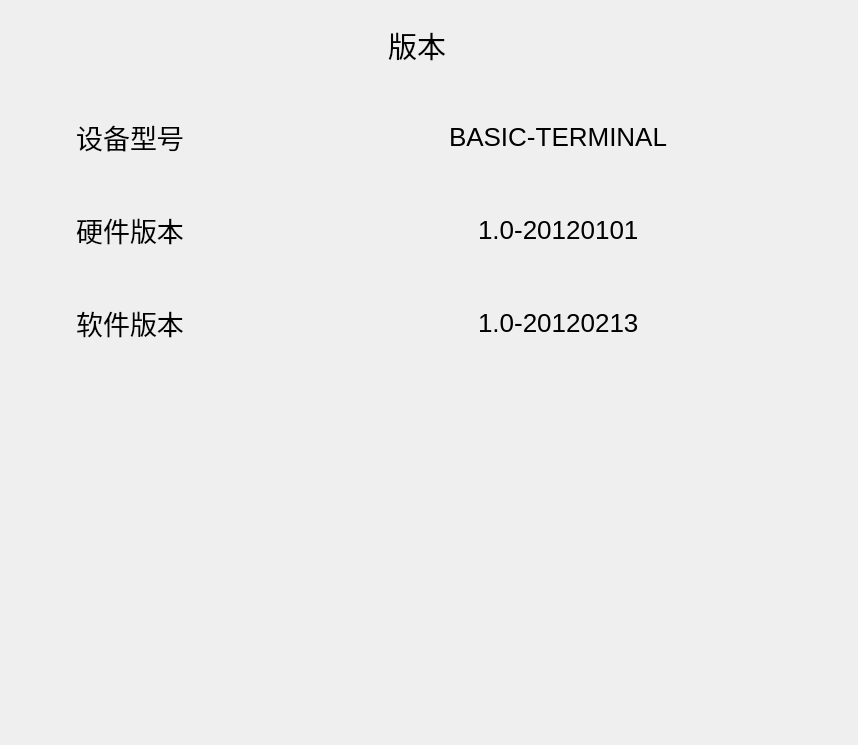
<?xml version="1.0" encoding="UTF-8"?>
<ui version="4.0">
 <class>VersionDialog</class>
 <widget class="QDialog" name="VersionDialog">
  <property name="geometry">
   <rect>
    <x>0</x>
    <y>0</y>
    <width>858</width>
    <height>745</height>
   </rect>
  </property>
  <property name="windowTitle">
   <string>Dialog</string>
  </property>
  <widget class="QFrame" name="frameVersionSetting">
   <property name="geometry">
    <rect>
     <x>0</x>
     <y>0</y>
     <width>858</width>
     <height>745</height>
    </rect>
   </property>
   <property name="styleSheet">
    <string notr="true"/>
   </property>
   <property name="frameShape">
    <enum>QFrame::NoFrame</enum>
   </property>
   <property name="frameShadow">
    <enum>QFrame::Raised</enum>
   </property>
  </widget>
  <widget class="QLineEdit" name="lineEdit_SoftwareVersion">
   <property name="geometry">
    <rect>
     <x>260</x>
     <y>276</y>
     <width>598</width>
     <height>93</height>
    </rect>
   </property>
   <property name="focusPolicy">
    <enum>Qt::NoFocus</enum>
   </property>
   <property name="styleSheet">
    <string notr="true">border: 0px;
background-color: transparent;
font: 26px</string>
   </property>
   <property name="text">
    <string>1.0-20120213</string>
   </property>
   <property name="alignment">
    <set>Qt::AlignCenter</set>
   </property>
   <property name="readOnly">
    <bool>true</bool>
   </property>
  </widget>
  <widget class="QLabel" name="label_3">
   <property name="geometry">
    <rect>
     <x>0</x>
     <y>183</y>
     <width>260</width>
     <height>93</height>
    </rect>
   </property>
   <property name="styleSheet">
    <string notr="true">font: 27px</string>
   </property>
   <property name="text">
    <string>硬件版本</string>
   </property>
   <property name="alignment">
    <set>Qt::AlignCenter</set>
   </property>
  </widget>
  <widget class="QLabel" name="label_4">
   <property name="geometry">
    <rect>
     <x>0</x>
     <y>276</y>
     <width>260</width>
     <height>93</height>
    </rect>
   </property>
   <property name="styleSheet">
    <string notr="true">font: 27px</string>
   </property>
   <property name="text">
    <string>软件版本</string>
   </property>
   <property name="alignment">
    <set>Qt::AlignCenter</set>
   </property>
  </widget>
  <widget class="QLabel" name="label_2">
   <property name="geometry">
    <rect>
     <x>0</x>
     <y>90</y>
     <width>260</width>
     <height>93</height>
    </rect>
   </property>
   <property name="layoutDirection">
    <enum>Qt::RightToLeft</enum>
   </property>
   <property name="styleSheet">
    <string notr="true">font: 27px</string>
   </property>
   <property name="text">
    <string>设备型号</string>
   </property>
   <property name="alignment">
    <set>Qt::AlignCenter</set>
   </property>
  </widget>
  <widget class="QLineEdit" name="lineEdit_HardwareVersion">
   <property name="geometry">
    <rect>
     <x>260</x>
     <y>183</y>
     <width>598</width>
     <height>93</height>
    </rect>
   </property>
   <property name="focusPolicy">
    <enum>Qt::NoFocus</enum>
   </property>
   <property name="styleSheet">
    <string notr="true">border: 0px;
background-color: transparent;
font: 26px</string>
   </property>
   <property name="text">
    <string>1.0-20120101</string>
   </property>
   <property name="alignment">
    <set>Qt::AlignCenter</set>
   </property>
   <property name="readOnly">
    <bool>true</bool>
   </property>
  </widget>
  <widget class="QLineEdit" name="lineEdit_ModalType">
   <property name="geometry">
    <rect>
     <x>260</x>
     <y>90</y>
     <width>598</width>
     <height>93</height>
    </rect>
   </property>
   <property name="focusPolicy">
    <enum>Qt::NoFocus</enum>
   </property>
   <property name="styleSheet">
    <string notr="true">border: 0px;
background-color: transparent;
font: 26px</string>
   </property>
   <property name="text">
    <string>BASIC-TERMINAL</string>
   </property>
   <property name="alignment">
    <set>Qt::AlignCenter</set>
   </property>
   <property name="readOnly">
    <bool>true</bool>
   </property>
  </widget>
  <widget class="QLabel" name="label_title">
   <property name="geometry">
    <rect>
     <x>179</x>
     <y>10</y>
     <width>510</width>
     <height>70</height>
    </rect>
   </property>
   <property name="font">
    <font>
     <pointsize>22</pointsize>
    </font>
   </property>
   <property name="styleSheet">
    <string notr="true"/>
   </property>
   <property name="text">
    <string>                          版本</string>
   </property>
  </widget>
 </widget>
 <resources/>
 <connections/>
</ui>
